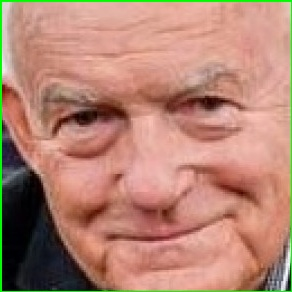
#> input picture Predict/example_1.jpg, 292 x 292 px
$ python -i face_recognition.py   (imports and definitions only)
#> lines starting #> are read from the running program, lines starting #| are printed output that depends on the picture
#> further down, picture is the input picture: shape (292, 292, 3); mean B, G, R 115.2, 132.6, 180.9
import pickle
import cv2

# [3 lines not run here, left out]

politician_pre = ['Robert Biedroń', 'Krzysztof Bosak', 'Andrzej Duda', 'Anna Grodzka', 'Szymon Hołownia',
                  'Jarosław Kaczynski', 'Ryszard Kalisz', 'Bronisław Komorowski', 'Janusz Korwin-Mikke',
                  'Leszek Miller', 'Beata Szydło', 'Rafał Trzaskowski', 'Donald Tusk']
font = cv2.FONT_HERSHEY_SIMPLEX


def pipeline_model(img):
    color = 'bgr'
    # to gray
    if color == 'bgr':
        gray = cv2.cvtColor(img, cv2.COLOR_BGR2GRAY)
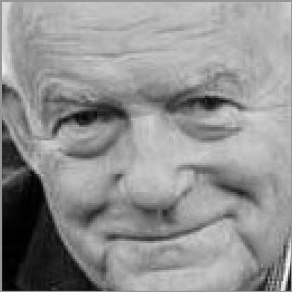
#> gray: shape (292, 292); min 0, max 254, mean 145.1
    else:
        gray = cv2.cvtColor(img, cv2.COLOR_RGB2GRAY)

    gray = gray / 255.0

    # resize image
    if gray.shape[1] > 100:
        gray_resize = cv2.resize(gray, (120, 120), cv2.INTER_AREA)
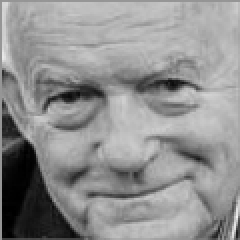
#> gray_resize: shape (120, 120) float64 (shown 2 times larger); min 0, max 0.956, mean 0.568
    else:
        gray_resize = cv2.resize(gray, (120, 120), cv2.INTER_CUBIC)
    # flattening
    gray_reshape = gray_resize.reshape(1, 14400)
    # subtract with mean

#> (the run stopped early here; a loop or call above may not have finished)

$ run again, on Predict/example_2.jpg
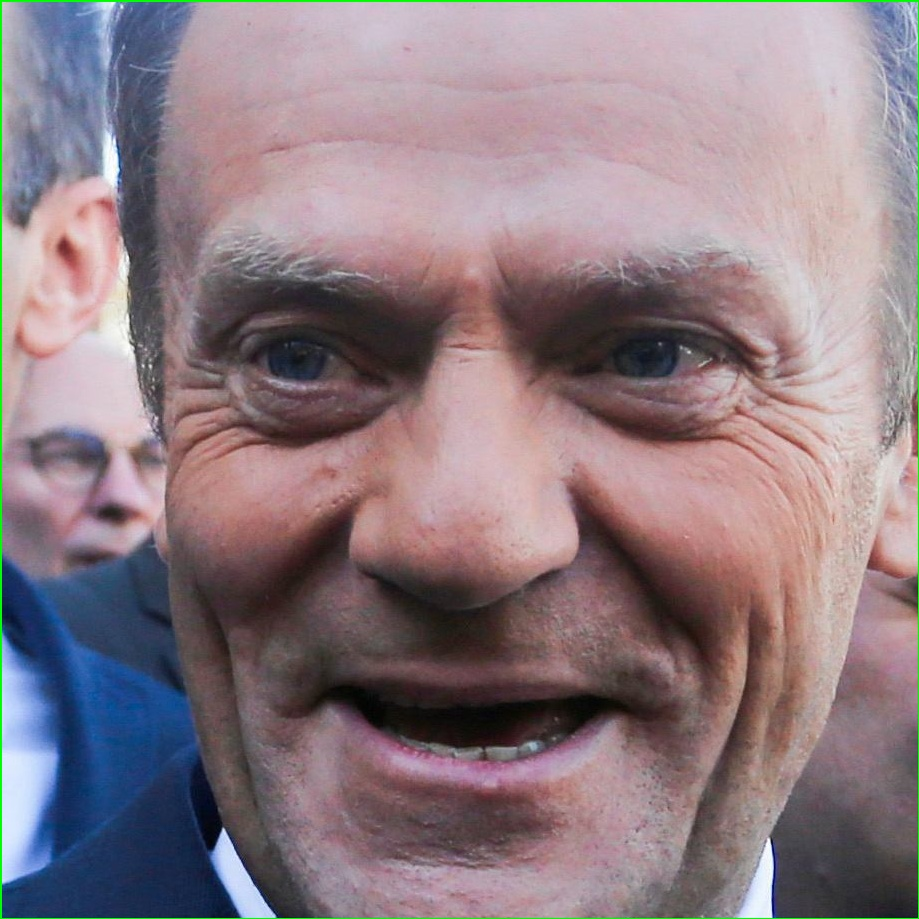
#> input picture Predict/example_2.jpg, 919 x 919 px
#> picture is the input picture: shape (919, 919, 3); mean B, G, R 130.4, 123.8, 140.7
#> in pipeline_model, `gray = cv2.cvtColor(img, cv2.COLOR_BGR2GRAY)`:
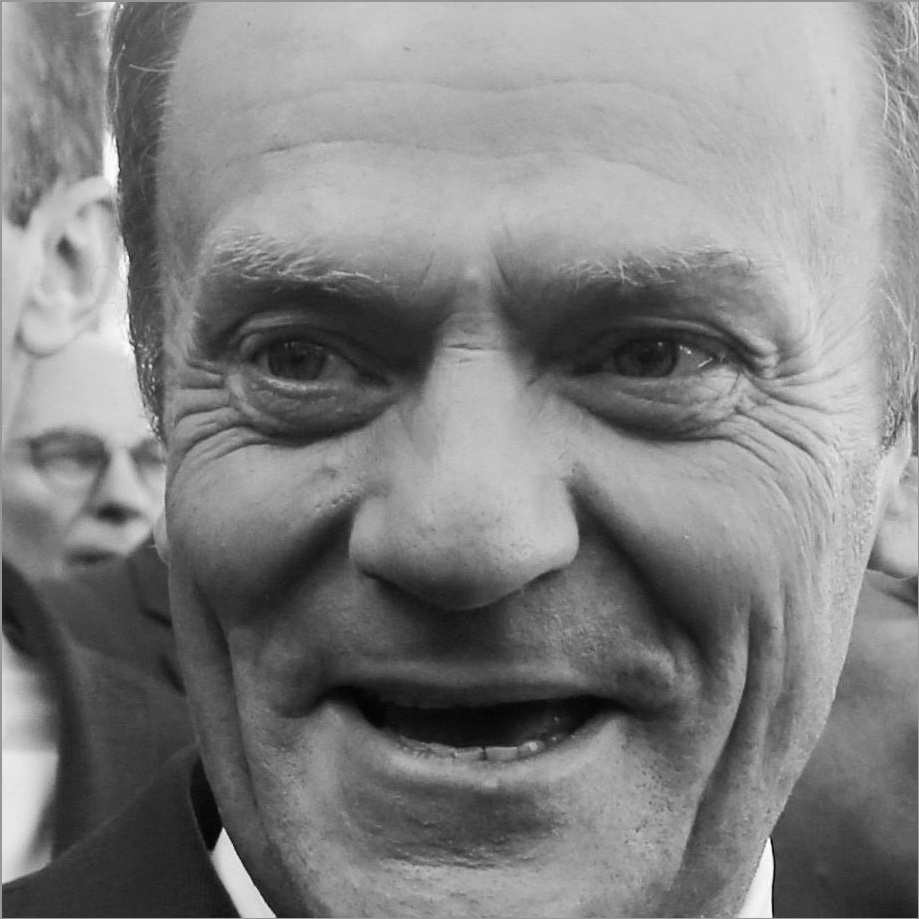
#> gray: shape (919, 919); min 1, max 255, mean 129.6
#> in pipeline_model, `gray_resize = cv2.resize(gray, (120, 120), cv2.INTER_AREA)`:
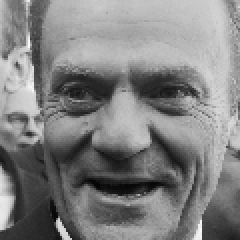
#> gray_resize: shape (120, 120) float64 (shown 2 times larger); min 0.0178, max 0.988, mean 0.508
